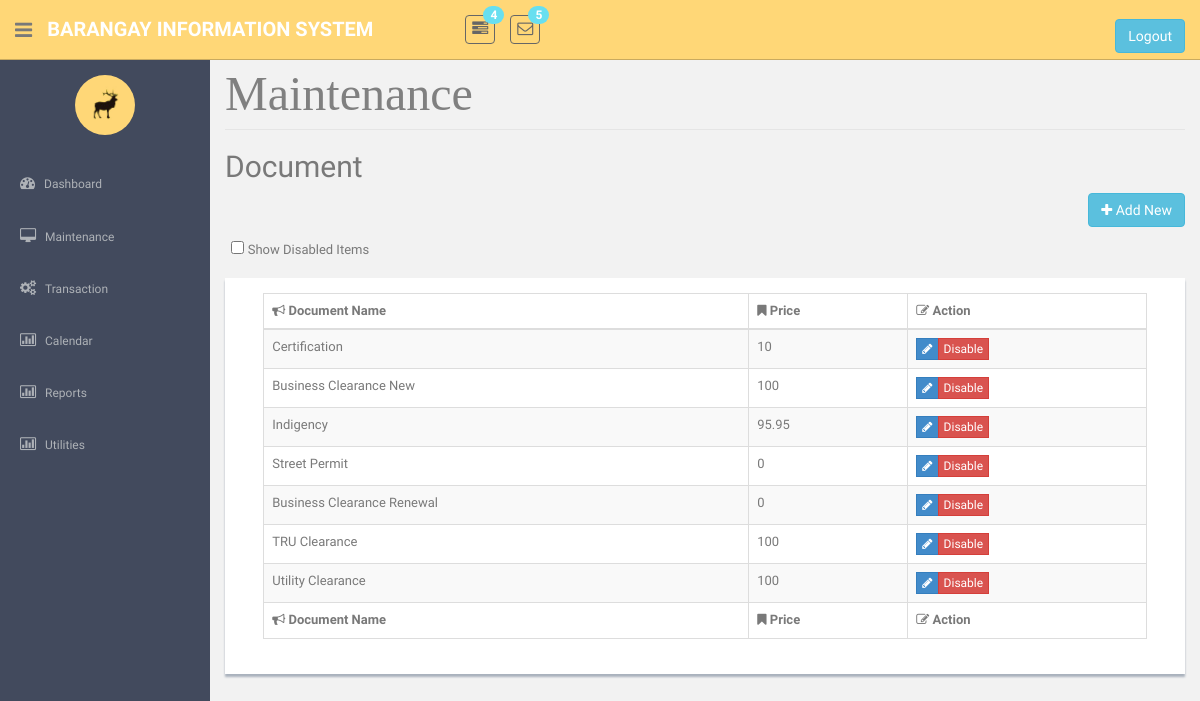
The app's page /DocumentMaintenance.php, older data.
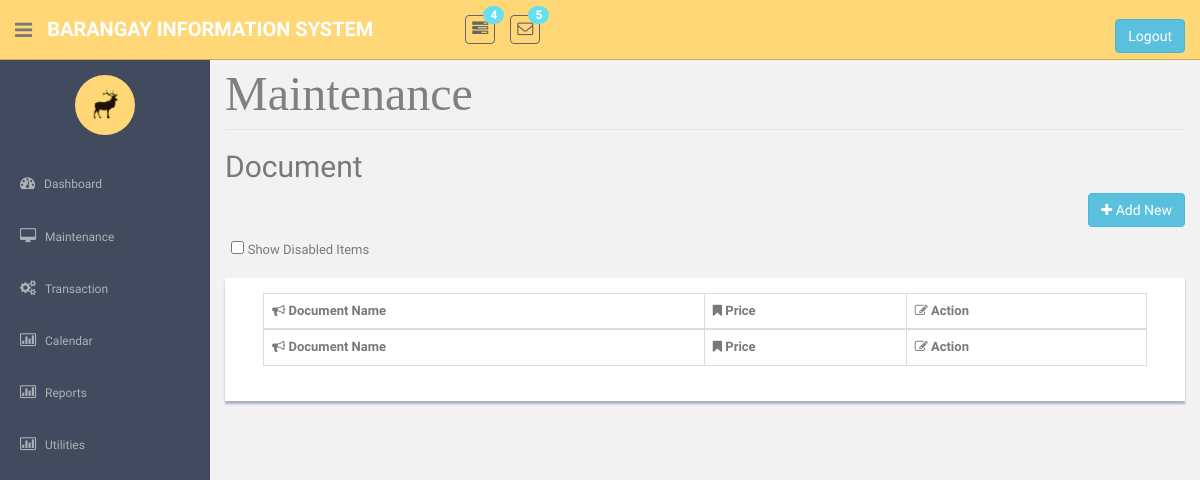
The same page, newer data.
### tables this page shows
CREATE TABLE `tbldocument` (
  `intDocCode` int(11) NOT NULL,
  `strDocName` varchar(45) NOT NULL,
  `strDocFee` double NOT NULL,
  `strStatus` varchar(45) NOT NULL,
  `ForNonResident` int(1) NOT NULL
);

### DocumentMaintenance.php (the view, shortened to what this page needs)
<!DOCTYPE html>
          <?php require('header.php');?>
    <?php require('sidebar.php');?>
      <section id="main-content">
          <section class="wrapper site-min-height">
<legend ><font face = "cambria" size = 8 color = "grey"> Maintenance </font></legend>
		<h2>Document</h2>
						<p align="right">
						<button  class="btn btn-info" onclick="window.location.href='DocumentAdd.php'"><i class="fa fa-plus"></i> Add New</button>
						</p>
	&nbsp;&nbsp;<input type= checkbox id = "showdisabled" onclick ="showdis()"> Show Disabled Items<br>
								<form method = POST><br>
								<div class= 'showback' id = 'tblview'>
                                <center>
								<table   class="table table-striped table-bordered table-hover"   border = '2' style = 'width:95%'>
								<thead>
								<tr>
									<th><i class="fa fa-bullhorn"></i> Document Name</th>
									<th><i class="fa fa-bookmark"></i> Price</th>
									<th><i class="fa fa-edit"></i> Action</th>
								</tr>
								</thead>
								<tfoot>
								<tr>
									<th><i class="fa fa-bullhorn"></i> Document Name</th>
									<th><i class="fa fa-bookmark"></i> Price</th>
									<th><i class="fa fa-edit"></i> Action</th>
								</tr>
								</tfoot>
							<tbody>
							<?php
								require('connection.php');
								$sql = "select * from tbldocument where strStatus = 'Enabled'";
								$query = mysqli_query($con, $sql);
								if(mysqli_num_rows($query) > 0){
								while($row = mysqli_fetch_object($query)){
									?>
								<tr>
									<td><?php echo $row->strDocName?></td>
									<td><?php echo $row->dblDocFee?></td>
									<td>
									<div class="btn-group " role="group" aria-label="..." >
										<div class="btn-group " role="group">
											<button  class="btn btn-primary btn-xs" type = submit name = "btnEdit" value = <?php echo $row->intDocCode; ?> ><i class="fa fa-pencil"></i></button>
											<button  class="btn btn-danger btn-xs" type = submit name = "btnDelete" onclick = "return confirm('Do you really want to continue?');" value = <?php echo $row->intDocCode; ?> >Disable</button>
										</div>
									</div>
									</td>
								</tr>
								<?php  }}
							?>
							</tbody>
								</table>
								</center>
                       </form>
		</section><! --/wrapper -->
      </section>
  </section>
  </body>
</html>

Row changes from the older to the newer data that the page shows:
no longer on this page (row edited): tbldocument: strDocName "Certification", dblDocFee "10", $row->intDocCode 2 (drawn)
no longer on this page (row edited): tbldocument: strDocName "Business Clearance New", dblDocFee "100", $row->intDocCode 3 (drawn)
no longer on this page (row edited): tbldocument: strDocName "Indigency", dblDocFee "95.95", $row->intDocCode 4 (drawn)
removed tbldocument: strDocName "Street Permit", dblDocFee "0", $row->intDocCode 6 (drawn)
removed tbldocument: strDocName "Business Clearance Renewal", dblDocFee "0", $row->intDocCode 7 (drawn)
removed tbldocument: strDocName "TRU Clearance", dblDocFee "100", $row->intDocCode 8 (drawn)
removed tbldocument: strDocName "Utility Clearance", dblDocFee "100", $row->intDocCode 9 (drawn)
